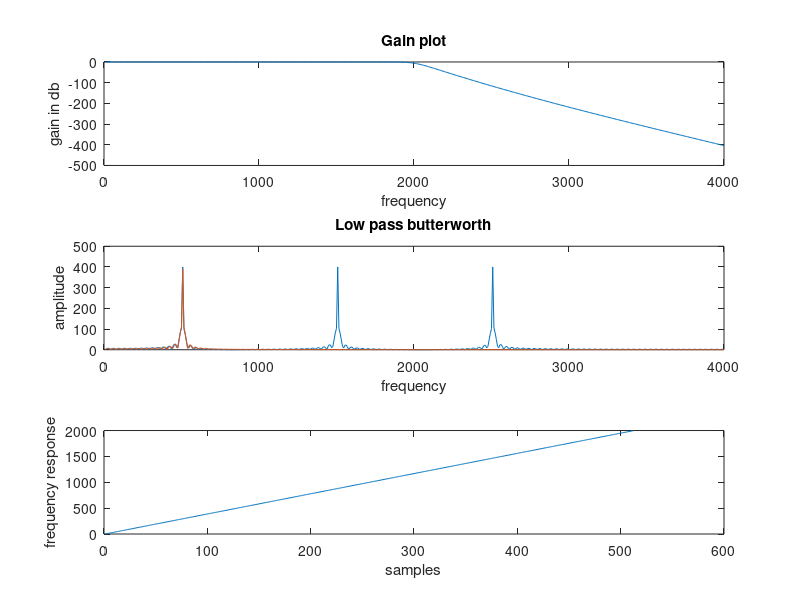
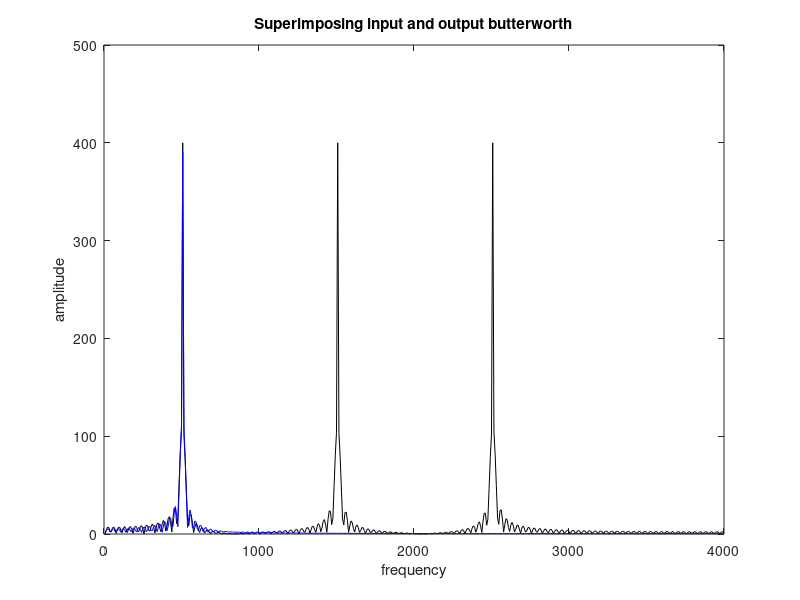

The MATLAB source for these figures, in order:
%butterworth filter
clc;
clear all;
close all;
fp=1000;
fs=1200;
Ap=3;
As=40;
fsamp=8000;
order=1024;
t=0:1/fsamp:0.1;
input=[500 1500 2500];
x1=sin(2*pi*input(1)*t);
x2=sin(2*pi*input(2)*t);
x3=sin(2*pi*input(3)*t);
x=x1+x2+x3;

[N,Wn]=buttord(2*fp/fsamp,2*fs/fsamp,Ap,As);
[b,a]=butter(N,Wn,'low');
[h,f]=freqz(b,a,order,fsamp);
y1=filter(b,a,x);
% fr = (1:D)*(fsamp/D); % Calculate frequency vector for positive frequencies
%  [H,W] = freqz(B,A,N) returns the N-point complex frequency response
%  vector H and the N-point frequency vector W in radians/sample of
% the filter:
fft_y=fft(y1,order);

fft_x=fft(x,order);
for i=1:(order)
    fr(i)=i*(fsamp/order);
end

%gain calculation
hmax=abs(max(h));
gain= 20*log(abs(h)/abs(hmax));

figure;
subplot(3,1,1);

plot(fr(1:512),(gain(1:512)));
title("Gain plot");
xlabel('frequency');
ylabel('gain in db');
%stem(fr(1:512)freqz(b,a,order,fsamp)(1:order/2));
subplot(3,1,2);

plot(fr(1:512),abs(fft_x(1:order/2)));
hold on;
disp(N);
title("Low pass butterworth");
plot(fr(1:512),abs(fft_y(1:512)));
xlabel('frequency');
ylabel('amplitude');
subplot(3,1,3);
plot(f(1:512));
xlabel('samples');
ylabel('frequency response');

figure;

plot(fr(1:order/2),abs(fft_x(1:order/2)),'k');
hold on;
plot(fr(1:order/2),abs(fft_y(1:order/2)),'b');
title("Superimposing input and output butterworth")
xlabel('frequency');
ylabel('amplitude');
